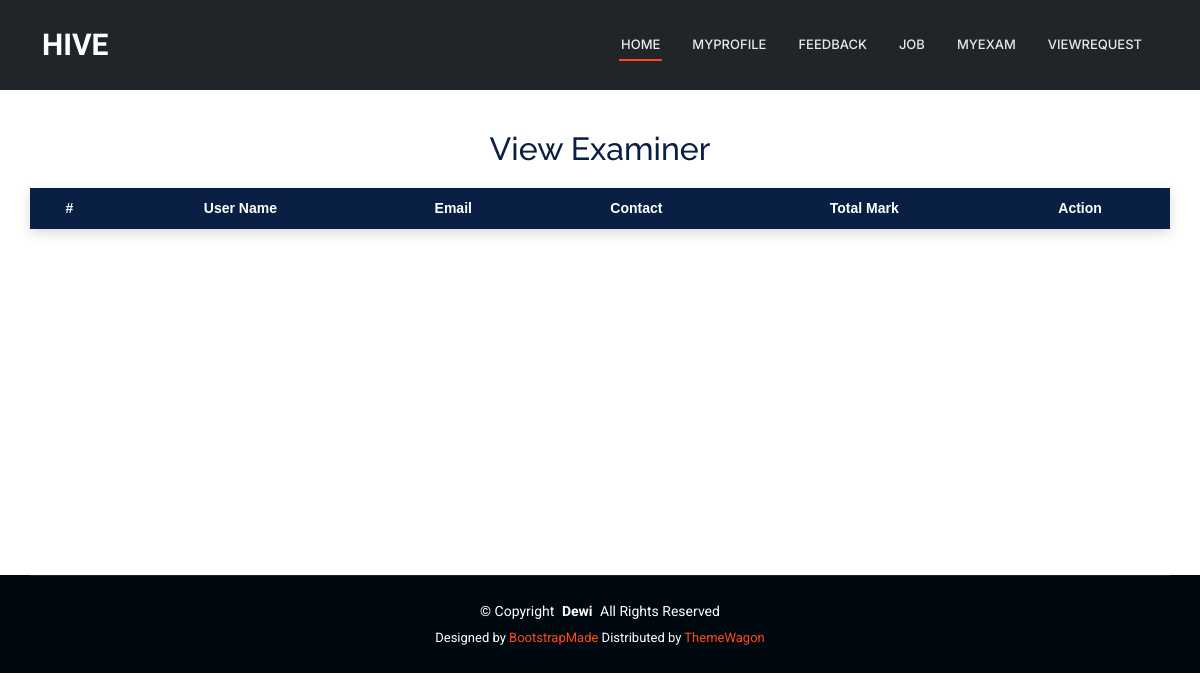
The page /JobProvider/viewexaminer/5 on the database as committed earlier.
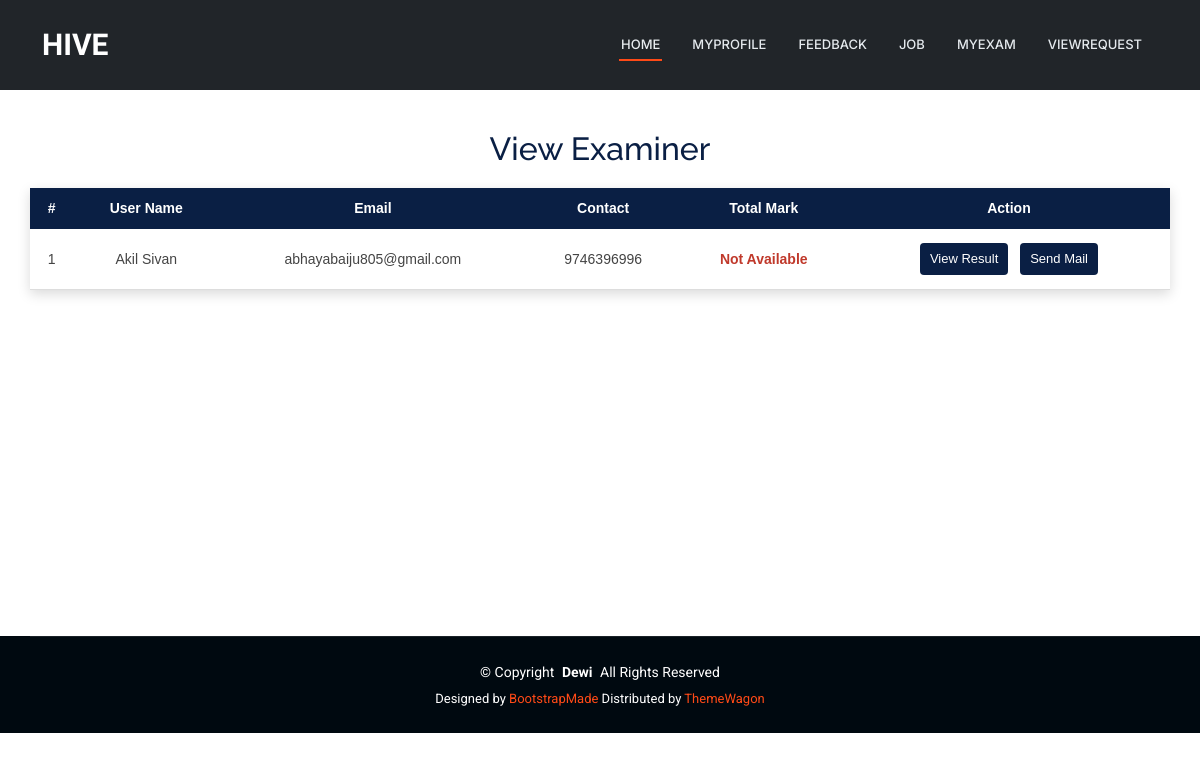
The same page on the database as committed later.
### User/models.py (models this page shows)
class tbl_examinationbody(models.Model):
    examination = models.ForeignKey(tbl_examination, on_delete=models.CASCADE)
    user = models.ForeignKey(tbl_user, on_delete=models.CASCADE)
    total_marks = models.IntegerField(default=0)
    examinationbody_status = models.IntegerField(default=0)

### Guest/models.py (models this page shows)
class tbl_user(models.Model):
    user_name = models.CharField(max_length=50)
    user_email = models.CharField(max_length=50)
    user_contact = models.CharField(max_length=50)
    user_address = models.CharField(max_length=100)
    user_gender = models.CharField(max_length=50)
    user_dob = models.DateField()
    user_password = models.CharField(max_length=50)
    user_photo = models.FileField(upload_to="Assets/UserDocs/")
    place = models.ForeignKey(tbl_place,on_delete=models.CASCADE)

### JobProvider/views.py (the view)
# urls.py: path('viewexaminer/<int:id>',views.viewexaminer,name='viewexaminer'),
def viewexaminer(request, id):
    user = tbl_examinationbody.objects.filter(examination=id).select_related('user')
    return render(request,"JobProvider/ViewExaminer.html",{"examiners":user})

### JobProvider/Templates/JobProvider/ViewExaminer.html (shortened to what this page needs)
{% extends 'JobProvider/Header.html' %}
{% block content %}
<div class="jp-examiner-wrapper">
    <h2 class="jp-examiner-title">View Examiner</h2>
    <table class="jp-examiner-table">
        <thead>
            <tr>
                <th>#</th>
                <th>User Name</th>
                <th>Email</th>
                <th>Contact</th>
                <th>Total Mark</th>
                <th>Action</th>
            </tr>
        </thead>
        <tbody>
            {% for user in examiners %}
            <tr>
                <td>{{ forloop.counter }}</td>
                <td>{{ user.user.user_name }}</td>
                <td>{{ user.user.user_email }}</td>
                <td>{{ user.user.user_contact }}</td>
                {% if user.total_marks == 0 %}
                    <td class="jp-examiner-na">Not Available</td>
                {% else %}
                    <td class="jp-examiner-mark">{{ user.total_marks }}</td>
                {% endif %}
                <td class="jp-examiner-actions">
                    <a href="{% url 'JobProvider:ViewResult' user.examination.id user.user.id %}">
                        View Result
                    </a>
                    <a href="{% url 'JobProvider:SendMail' user.user.id %}">
                        Send Mail
                    </a>
                </td>
            </tr>
            {% endfor %}
        </tbody>
    </table>
</div>
<br><br><br><br><br><br><br><br>
{% endblock %}

Rows that differ between the two databases and show on the page:
added tbl_examinationbody: user.user_name "Akil Sivan", user.user_email "abhayabaiju805@gmail.com", user.user_contact "9746396996", total_marks "Not Available"
